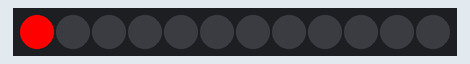
A sketch run on a simulated Arduino Uno, built with avr-gcc and run on an emulated ATmega328P. On the bench: 12 RGB LEDs in strip order, left to right.

Above: at 0.2 s.
At 11.2 s:
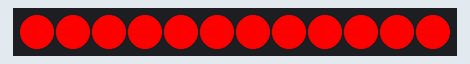
At 19.2 s:
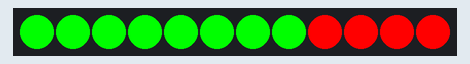
At 23.2 s:
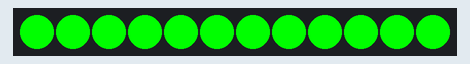
At 28.2 s:
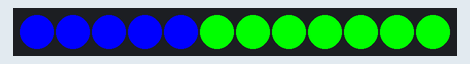
At 38.2 s:
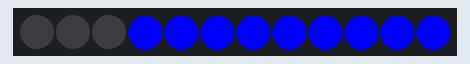

Measured:
- what the display in image 0 shows lasts 1.0 s, from 0.1 s to 1.1 s

The sketch:

NeoPixel_fill_strip.ino
```cpp
#include <Adafruit_NeoPixel.h>
#define DATA_PIN 4
#define NUM_PX 12

Adafruit_NeoPixel strip = Adafruit_NeoPixel(
    NUM_PX,
    DATA_PIN,
    NEO_GRB + NEO_KHZ800
);

int dataPin = 4;
int pixels = 12;
int pixel = 0;
int col_mode = 0;

void colorWipe(uint32_t c) {
  for(uint16_t i=0; i<strip.numPixels(); i++) {
      strip.setPixelColor(i, c);
      strip.show();
      delay(10);
  }
}

void setup() {
  strip.begin();
  colorWipe(
    strip.Color(0,0,0)
  );
  strip.show();
}

void loop() {
  if (col_mode == 0) {
    strip.setPixelColor(
      pixel,
      strip.Color(255, 0, 0)
    );
  }
  if (col_mode == 1) {
    strip.setPixelColor(
      pixel,
      strip.Color(0,255,0)
    );
  }
  if (col_mode == 2) {
    strip.setPixelColor(
      pixel,
      strip.Color(0,0,255)
    );
  }
  if (col_mode == 3) {
    strip.setPixelColor(
      pixel,
      strip.Color(0,0,0)
    );
  }

  strip.show();
  if (pixel < strip.numPixels() - 1) {
    pixel = pixel + 1;
  } else {
    pixel = 0;
    if (col_mode < 3) { col_mode++; }
    else { col_mode = 0; }
  }
  delay(1000);
}
```
